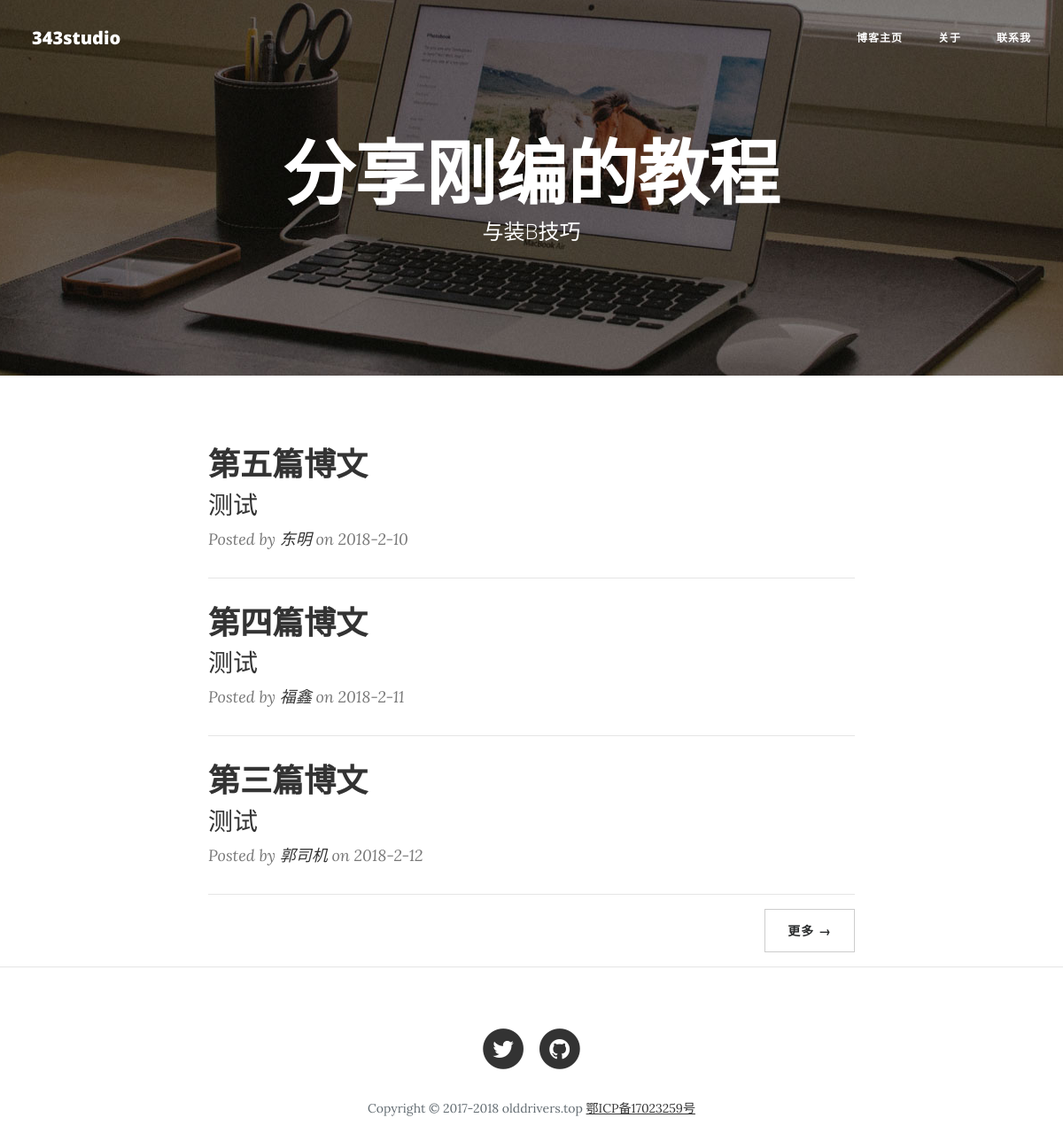
The page / on the database its author committed.
### home/models.py (models this page shows, shortened)
class Article(models.Model):
	title = models.CharField(max_length=150, null=False)
	intro = models.CharField(max_length=150, null=True)
	content = models.CharField(max_length=20000, null=False)
	time = models.CharField(max_length=20, null=False)
	author = models.CharField(max_length=20, null=True)
	view = models.IntegerField(default=0)

### home/views.py (the view)
# urls.py: url(r'^$', home_views.index, name='index')
def index(reuqest):
	temp = models.Article.objects.all()
	articles = list(reversed(temp))[:3]
	return render(reuqest, 'home/index.html', {'articles': articles})

### home/templates/home/index.html (shortened to what this page needs)
<!DOCTYPE html>
<html lang="en">
{% load staticfiles %}
<head>
    <link href="{% static 'lib/bootstrap/css/bootstrap.min.css' %}" rel="stylesheet">
    <link href="{% static 'lib/font-awesome/css/font-awesome.min.css' %}" rel="stylesheet" type="text/css">
    <link href="{% static 'css/clean-blog.min.css' %}" rel="stylesheet">
</head>
<body>
    <nav class="navbar fixed-top navbar-toggleable-md navbar-light" id="mainNav" role="navigation>
        <div class="container">
            <a class="navbar-brand page-scroll" href="">343studio</a>
            <div class="collapse navbar-collapse" id="navbarResponsive">
                <ul class="navbar-nav ml-auto">
                     <li class="nav-item">
                        <a class="nav-link page-scroll" href="{% url 'home:index' %}">博客主页</a>
                    </li>
                    <li class="nav-item">
                        <a class="nav-link page-scroll" href="{% url 'home:about' %}">关于</a>
                    </li>
                    <li class="nav-item">
                        <a class="nav-link page-scroll" href="{% url 'home:contact' %}">联系我</a>
                    </li>
                </ul>
            </div>
    </nav>
    <header class="intro-header" style="background-image: url('{% static 'img/home-bg.jpg' %}')">
        <div class="container">
            <div class="row">
                <div class="col-lg-8 offset-lg-2 col-md-10 offset-md-1">
                    <div class="site-heading">
                        <h1>分享刚编的教程</h1>
                        <span class="subheading">与装B技巧</span>
                    </div>
                </div>
            </div>
        </div>
    </header>
    <div class="container">
        <div class="row">
            <div class="col-lg-8 offset-lg-2 col-md-10 offset-md-1">
                {% for article in articles %}
                <div class="post-preview">
                    <a href="{% url 'home:post' article.id %}">
                        <h2 class="post-title">
                            {{ article.title }}
                        </h2>
                        <h3 class="post-subtitle">
                            {{ article.intro }}
                        </h3>
                    </a>
                    <p class="post-meta">Posted by <a href="#">{{ article.author }}</a> on {{ article.time }}</p>
                </div>
                <hr>
                {% endfor %}
                <div class="clearfix">
                    <a class="btn btn-secondary float-right" href="{% url 'home:allpost' %}">更多 &rarr;</a>
                </div>
            </div>
        </div>
    </div>
    <hr>
    <footer>
        <div class="container">
            <div class="row">
                <div class="col-lg-8 offset-lg-2 col-md-10 offset-md-1">
                    <ul class="list-inline text-center">
                        <li class="list-inline-item">
                            <a href="https://twitter.com/cakebee_">
                                <span class="fa-stack fa-lg">
                                    <i class="fa fa-circle fa-stack-2x"></i>
                                    <i class="fa fa-twitter fa-stack-1x fa-inverse"></i>
                                </span>
                            </a>
                        </li>
                        <li class="list-inline-item">
                            <a href="https://github.com/cakebee/giligili">
                                <span class="fa-stack fa-lg">
                                    <i class="fa fa-circle fa-stack-2x"></i>
                                    <i class="fa fa-github fa-stack-1x fa-inverse"></i>
                                </span>
                            </a>
                        </li>
                    </ul>
                    <p class="copyright text-muted">Copyright &copy; 2017-2018 olddrivers.top <a href='http://www.miibeian.gov.cn' target='_blank'>鄂ICP备17023259号</a></p>
                </div>
            </div>
        </div>
    </footer>
</body>
</html>

### rows shown on the page
Article: title "第五篇博文", intro "测试", author "东明", time "2018-2-10"
Article: title "第四篇博文", intro "测试", author "福鑫", time "2018-2-11"
Article: title "第三篇博文", intro "测试", author "郭司机", time "2018-2-12"
